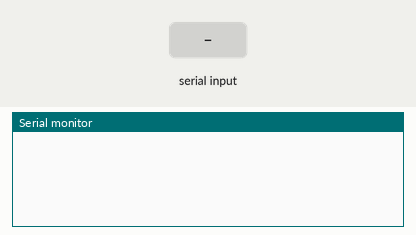
Bench run of a sketch on a simulated Arduino Mega 2560, built with avr-gcc and run on an emulated ATmega2560. Parts: the last lines printed to the serial monitor. The test bench sets the inputs (shaded band).

Above: at 1.2 s.
1.3 s: "RUN" received over the second serial link
At 2.8 s:
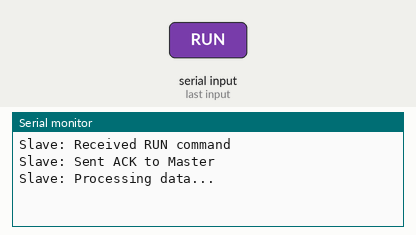
At 7.5 s:
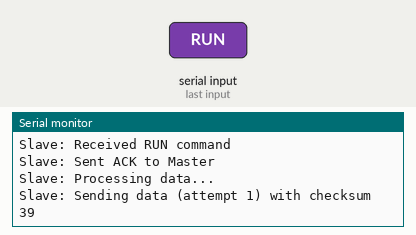

Measured:
- after the input at 1.3 s, the serial monitor: prints a new line at once (image 1)

The sketch:

slave.ino
```cpp
//HardwareSerial Serial2(PA3, PA2); // UART2: RX=PA3, TX=PA2
#define Serial2 Serial1
uint16_t dataToSend[6] = {100, 200, 300, 400, 500, 600}; // Mảng cố định

void setup() {
  Serial.begin(9600);
  Serial2.begin(9600);
}

uint8_t calculateChecksum(uint16_t* data, int length) {
  uint8_t checksum = 0;
  for (int i = 0; i < length * 2; i++) { // length * 2 vì mỗi uint16_t là 2 byte
    checksum += ((uint8_t*)data)[i];
  }
  return checksum;
}

void loop() {
  // Giai đoạn 1: Nhận lệnh RUN và gửi ACK
  if (Serial2.available() >= 3) {
    char buffer[3];
    Serial2.readBytes(buffer, 3);
    if (strncmp(buffer, "RUN", 3) == 0) {
      Serial.println("Slave: Received RUN command");
      Serial2.write("ACK", 3);
      Serial.println("Slave: Sent ACK to Master");

      // Giai đoạn 2: Xử lý data (giả lập 5s)
      Serial.println("Slave: Processing data...");
      delay(5000);

      // Tính checksum
      uint8_t checksum = calculateChecksum(dataToSend, 6);

      // Gửi mảng + checksum, thử lại nếu cần
      int retries = 3;
      bool ackReceived = false;

      while (retries > 0 && !ackReceived) {
        Serial.print("Slave: Sending data (attempt ");
        Serial.print(4 - retries);
        Serial.print(") with checksum ");
        Serial.println(checksum, HEX);
        Serial2.write((uint8_t*)dataToSend, 12); // Gửi 12 byte mảng
        Serial2.write(checksum); // Gửi 1 byte checksum

        // Chờ ACK hoặc NACK từ Master
        unsigned long startTime = millis();
        while (millis() - startTime < 1000) {
          if (Serial2.available() >= 3) {
            char response[4];
            int bytesRead = Serial2.readBytes(response, 4);
            if (bytesRead == 3 && strncmp(response, "ACK", 3) == 0) {
              ackReceived = true;
              Serial.println("Slave: Received ACK from Master");
              break;
            } else if (bytesRead == 4 && strncmp(response, "NACK", 4) == 0) {
              Serial.println("Slave: Received NACK, retrying...");
              break;
            }
          }
        }

        if (!ackReceived) {
          retries--;
          delay(500); // Chờ trước khi thử lại
        }
      }

      if (!ackReceived) {
        Serial.println("Slave: Failed to get ACK after retries");
      }
    }
  }
}
```
